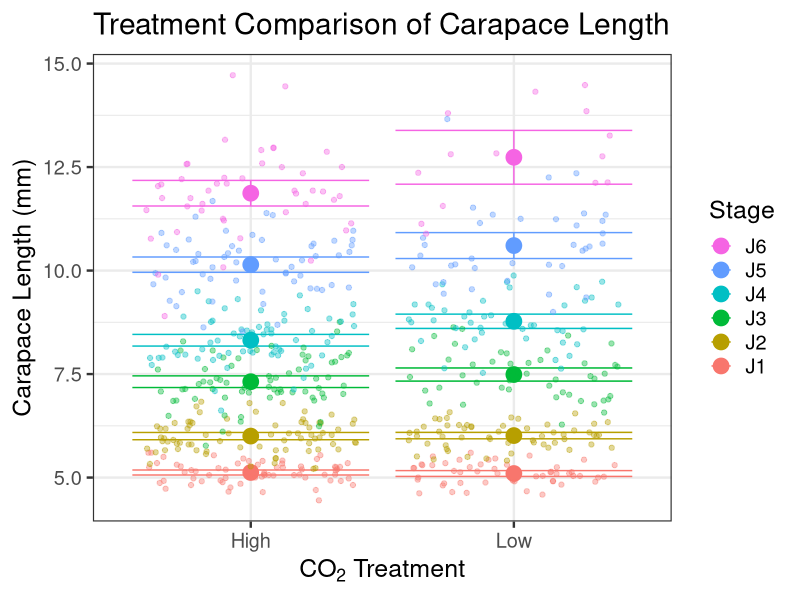
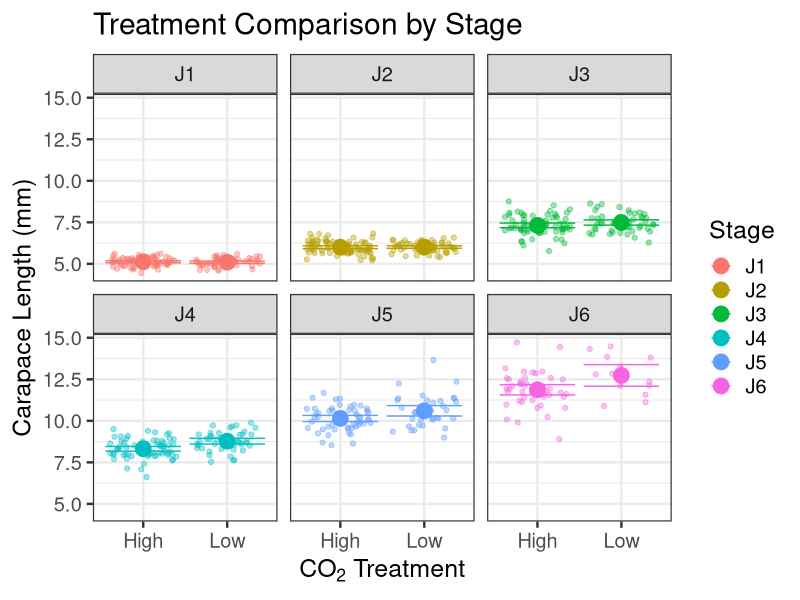
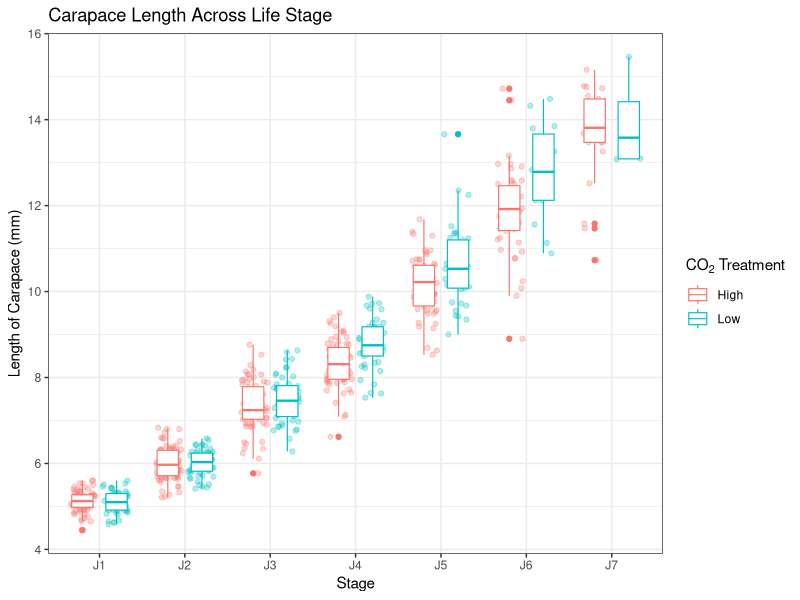
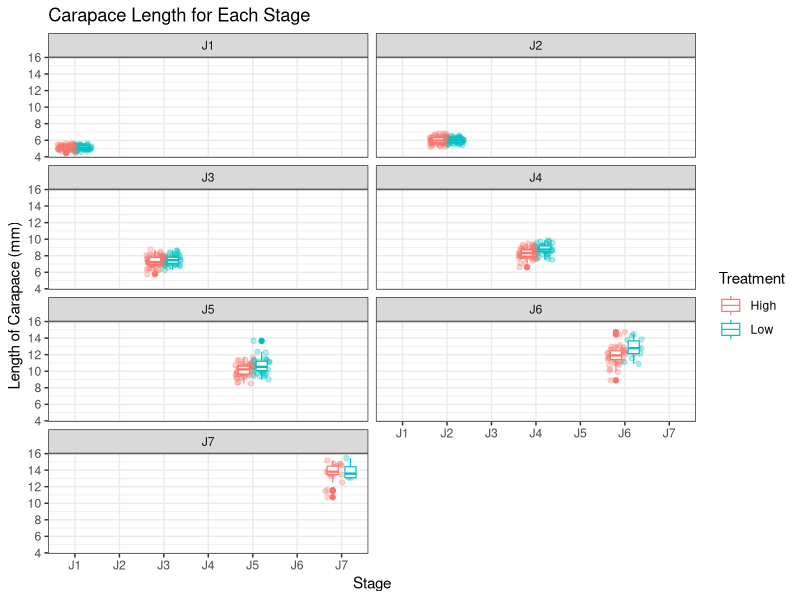

Generate these figures, in order, with R:
#Reading Juv Length data
#install.packages("tidyr")
library(tidyr)
library(ggplot2)
library(nlme)
library(lme4)
library(lmerTest)

#set working directory
setwd("C:/Users/emma.reinhardt/Desktop/Research/Size/Data")
#read the csv file
d <- read.csv("sizes.csv", stringsAsFactors = FALSE)

#get rid of extra (empty) rows and columns
d <- subset(d, Group != "")
d <- subset(d, select = c(Crab, Group, J1_L, J2_L, J3_L, J4_L, J5_L, J6_L, J7_L))

#turn from short-wide to long-skinny dataset
dg <- gather(d, key = StageL, value = carapaceLength, J1_L, J2_L, J3_L, J4_L, J5_L, J6_L, J7_L)

#fix the weird symbols in the dataframe to make it easier
cleanUp <- function(dd){
  dd$Stage = ""
  dd$Stage[dd$StageL == "J1_L"] <- "J1"
  dd$Stage[dd$StageL == "J2_L"] <- "J2"
  dd$Stage[dd$StageL == "J3_L"] <- "J3"
  dd$Stage[dd$StageL == "J4_L"] <- "J4"
  dd$Stage[dd$StageL == "J5_L"] <- "J5"
  dd$Stage[dd$StageL == "J6_L"] <- "J6"
  dd$Stage[dd$StageL == "J7_L"] <- "J7"
  dd <- subset(dd, select = c(Crab, Group, Stage, carapaceLength))
  return(dd)
}

dg <- cleanUp(dg)

#convert variable from character to number
dg$carapaceLength <- as.numeric(dg$carapaceLength)

#add treatment variable
dg$Treatment <- ""
dg$Treatment[dg$Group == "HA" | dg$Group == "HB" | dg$Group == "HC"] <- "High" 
dg$Treatment[dg$Group == "LA" | dg$Group == "LB" | dg$Group == "LC"] <- "Low"

#make a proper legend title
legendTitle = expression("CO"[2]*" Treatment")



### LENGTH STATISTICS

#Function to calc stand errors and CI for error bars
## Gives count, mean, standard deviation, standard error of the mean, and confidence interval (default 95%).
##   data: a data frame.
##   measurevar: the name of a column that contains the variable to be summariezed
##   groupvars: a vector containing names of columns that contain grouping variables
##   na.rm: a boolean that indicates whether to ignore NA's
##   conf.interval: the percent range of the confidence interval (default is 95%)
summarySE <- function(data=NULL, measurevar, groupvars=NULL, na.rm=FALSE,
                      conf.interval=.95, .drop=TRUE) {
  library(plyr)
  
  # New version of length which can handle NA's: if na.rm==T, don't count them
  length2 <- function (x, na.rm=FALSE) {
    if (na.rm) sum(!is.na(x))
    else       length(x)
  }
  
  # This does the summary. For each group's data frame, return a vector with
  # N, mean, and sd
  datac <- ddply(data, groupvars, .drop=.drop,
                 .fun = function(xx, col) {
                   c(N    = length2(xx[[col]], na.rm=na.rm),
                     mean = mean   (xx[[col]], na.rm=na.rm),
                     sd   = sd     (xx[[col]], na.rm=na.rm)
                   )
                 },
                 measurevar
  )
  
  # Rename the "mean" column    
  datac <- rename(datac, c("mean" = measurevar))
  
  datac$se <- datac$sd / sqrt(datac$N)  # Calculate standard error of the mean
  
  # Confidence interval multiplier for standard error
  # Calculate t-statistic for confidence interval: 
  # e.g., if conf.interval is .95, use .975 (above/below), and use df=N-1
  ciMult <- qt(conf.interval/2 + .5, datac$N-1)
  datac$ci <- datac$se * ciMult
  
  return(datac)
}  

dgsub <- subset(dg, Stage != "J7")
summaryForErrorBars <- summarySE(data=dgsub, measurevar = "carapaceLength", 
                                 groupvars = c("Stage", "Treatment"), na.rm = TRUE)

summaryForErrorBars$upperBar <- summaryForErrorBars$carapaceLength + summaryForErrorBars$ci
summaryForErrorBars$lowerBar <- summaryForErrorBars$carapaceLength - summaryForErrorBars$ci
ggplot(summaryForErrorBars, aes(x = Treatment,y = carapaceLength, colour = Stage)) +
  geom_errorbar(aes(ymin = lowerBar, ymax = upperBar))+
  geom_point(size = 5) +
  geom_jitter(data=dgsub, aes(x = Treatment,y = carapaceLength, colour = Stage), alpha = 0.4,
              position = position_jitter(0.4)) +
  labs(x = legendTitle, y = "Carapace Length (mm)", title = "Treatment Comparison of Carapace Length") + 
  theme_bw(base_size = 18) + 
  scale_color_discrete(breaks=c("J6","J5","J4","J3","J2","J1"))


#separate confidence intervals by stage
ggplot(summaryForErrorBars, aes(x = Treatment,y = carapaceLength, colour = Stage)) +
  geom_errorbar(aes(ymin = lowerBar, ymax = upperBar))+
  geom_point(size = 5) +
  geom_jitter(data=dgsub, aes(x = Treatment,y = carapaceLength, colour = Stage), alpha = 0.4,
              position = position_jitter(0.4)) +
  labs(x = legendTitle, y = "Carapace Length (mm)", title = "Treatment Comparison by Stage") + 
  facet_wrap(~Stage) + 
  theme_bw(base_size = 18)


##### Repeated Measures Anaalysis
#using a mixed model to find significant differences

#overall statistcal significance
fitTreatCrabStage <- lmer(carapaceLength ~ Treatment + (1|Crab) + (1|Stage), data = dg)
summary(fitTreatCrabStage)
#p value = 0.00525, overall treatment is significant
#could also cut out J7 stage


#find significance between stages
#isolate each stage
isolate <- function(stageName){
  single <- dg[dg$Stage == stageName,]
  return(single)
}

#isolate stages to compare each one
j1 <- isolate("J1")
j2 <- isolate("J2")
j3 <- isolate("J3")
j4 <- isolate("J4")
j5 <- isolate("J5")
j6 <- isolate("J6")
j7 <- isolate("J7")

statistic <- function(dataName){
  fit <- lme(carapaceLength ~ Treatment, data = dataName, random = ~1|Crab, na.action = na.omit)
  return(summary(fit))
}

#compare j1
statistic(j1)
#compare j2
statistic(j2)
#compare j3
statistic(j3)
#compare j4
statistic(j4) #significant
#compare j5
statistic(j5) #significant
#compare j6
statistic(j6) #significant
#compare j7
statistic(j7)



#make pretty plots
#lengths across stages
ggplot(dg, aes(x = Stage, y = carapaceLength)) +
  labs(title = "Carapace Length Across Life Stage", y = "Length of Carapace (mm)", x = "Stage", color =  legendTitle) + 
  geom_jitter(aes(color = Treatment), trim = FALSE,
              binaxis = 'y', stackdir = 'center', dotsize = 0.8, alpha = 0.3,
              position = position_jitterdodge(0.3)) +
  geom_boxplot(aes(color = Treatment), width = 0.5, size = 0.4,
               position = position_dodge(0.8)) + 
  theme_bw()
#separate graphs per stage
ggplot(dg, aes(x = Stage, y = carapaceLength)) + 
  labs(x = "Stage", y = "Length of Carapace (mm)", title = "Carapace Length for Each Stage") +
  geom_jitter(aes(color = Treatment), trim = FALSE,
              stackdir = 'center', binaxis = 'y', dotsize = 0.8, alpha = 0.3,
              position = position_jitterdodge(0.4)) + 
  geom_boxplot(aes(color = Treatment), width = 0.5, size = 0.4,
               position = position_dodge(0.8)) + 
  theme_bw() + 
  facet_wrap(~Stage, ncol=2)
